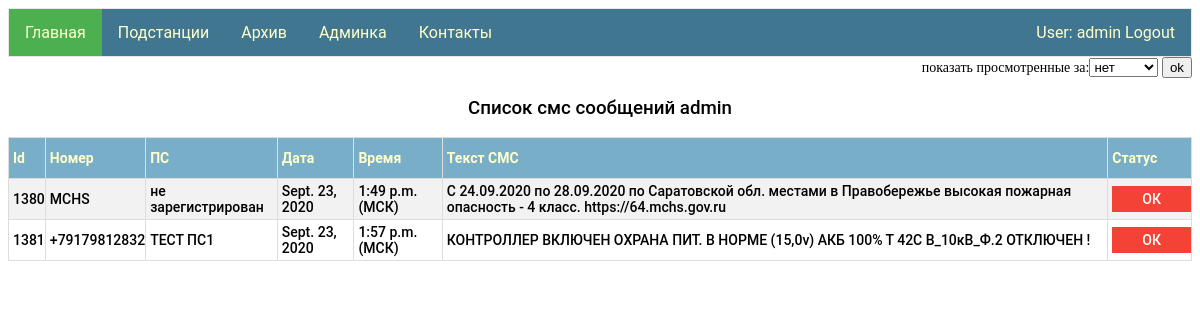
The app's page / (signed in) with its own data.
### my_app/models.py (models this page shows)
class Viewed_messages(models.Model):
    id_SMS = models.ForeignKey(Sms_message, on_delete = models.CASCADE)
    user = models.ForeignKey(User, on_delete=models.CASCADE)
    status_view = models.NullBooleanField()
    datetime_view = models.DateTimeField(null=True, blank=True)
    sms_notification = models.NullBooleanField(null=True, blank=True)

class Sms_message(models.Model):
    number = models.CharField(max_length=12)
    date = models.DateField()
    time = models.TimeField()
    text_sms = models.TextField()
    ps = models.ForeignKey(Ps, on_delete=models.CASCADE)

class Ps(models.Model):
    name = models.CharField(max_length=100, primary_key=True)
    tel_number = models.CharField(max_length=12)
    res = models.ForeignKey(Group, on_delete=models.CASCADE)

### my_app/views.py (the view)
# urls.py: path('', views.index,),
@login_required
def index(request):
    toolView = ToolForView()
    choice = ChoiceForm()
    try:
        selected_interval = request.session['choice_status']
    except KeyError:
        selected_interval = 'False'
    if request.POST:
        selected_interval = request.session['choice_status'] = request.POST['choice']
    user_name = request.user.username
    time_zone = " (МСК)"
    messages = toolView.check_view(user_name, selected_interval)
    data = {"messages": messages, "username": user_name, "time_zone": time_zone, 'choiceForm': choice,}
    return render(request, "index.html", context=data)

### my_app/form.py
class ChoiceForm(forms.Form):
   INTERVAL_CHOICES = (
      (False, "нет"),
      (1, "сутки"),
      (7, "неделю"),
      (30, "месяц"),
   )
   choice = forms.ChoiceField(choices=INTERVAL_CHOICES, label="показать просмотренные за")

### tm_project_django/clases/classes_for_view/classes_for_view.py (called while the page is built)
    def check_view(self, user_name, selected_interval):
        if selected_interval != 'False':
            delta = datetime.now() - timedelta(days=int(selected_interval))
            return Viewed_messages.objects.filter(user__username=user_name, status_view=True, id_SMS__date__gte=delta)
        else:
            return Viewed_messages.objects.filter(user__username=user_name, status_view=False)

### my_app/templates/index.html (shortened to what this page needs)
{% extends "base.html" %}
{% block li1 %}<a class="active" href="/">Главная</a>{% endblock li1 %}
{% block logic1 %}
<form class="left" method="POST">
        {{choiceForm}}
        <input type="submit" value="ok">
    </form>
<div id="display">
{% if messages.count > 0 %}
    <h3>Список смс сообщений {{username}}</h3>
    <table id ="customers">
        <tr><th>Id</th><th>Номер</th><th>ПС</th><th>Дата</th><th>Время</th><th>Текст СМС</th><th>Статус</th></tr>
         {% for  message in messages %}
        <tr>
            <td >{{ message.id_SMS.id }}</td>
            <td>{{ message.id_SMS.number }}</td>
            <td>{{ message.id_SMS.ps.name }}</td>
            <td>{{ message.id_SMS.date }}</td>
            <td>{{ message.id_SMS.time }}{{time_zone}}</td>
            <td>{{ message.id_SMS.text_sms }}</td>
            <td>
                {% if message.status_view %}
                <img src="/static/admin/img/icon-yes.svg" alt="True">
                {% else %}
                <a id="para1" href="view_sms/{{message.id}}">ОК</a>
                {% endif %}
            </td>
        </tr>
    {% endfor %}
    </table>
    {% else %}
     <h3>Нет новых смс сообщений {{username}}</h3>
    {% endif %}
</div>
{% endblock logic1 %}

### my_app/templates/base.html (shortened to what this page needs)
<!DOCTYPE html>
{% load staticfiles %}
<html>
<head>
   <link rel="stylesheet" href={% static "css/styles.css" %} />
</head>
<body>
    {% if user.is_authenticated %}
        <ul>
            <li>{% block li1 %}<a href="/">Главная</a>{% endblock li1 %}</li>
            <li>{% block li2 %}<a href="/ps">Подстанции</a>{% endblock li2 %}</li>
            <li>{% block li5 %}<a href="/archive">Архив</a>{% endblock li5 %}</li>
            {% if perms.my_app.staff %}
                <li>{% block li4 %}<a href="admin/" target="_blank">Админка</a>{% endblock li4 %}</li>
            {% endif %}
                <li style="float:right"><a  href="{% url 'logout'%}?next={{request.path}}">User: {{ user.get_username }} Logout</a></li>
            {% else %}
                <li style="float:right"><a href="{% url 'login'%}?next={{request.path}}">Login</a></li>
            {% endif %}
             <li>{% block li3 %}<a href="/contacts">Контакты</a>{% endblock li3 %}</li>
        </ul>
  {% block logic1 %}{% endblock logic1 %}
</body>
</html>

### my_app/static/css/styles.css (style rules this page uses)
ul { font-family: "Roboto","Lucida Grande","DejaVu Sans","Bitstream Vera Sans",Verdana,Arial,sans-serif; list-style-type: none; margin: 0; padding: 0; overflow: hidden; border: 1px solid #e7e7e7; background-color: #417690; }
#para1 { background-color: #f44336; color: white; padding: 5px 30px; text-align: center; text-decoration: none; display: inline-block; }
li { float: left; }
li a { display: block; color: #ffc; text-align: center; padding: 14px 16px; text-decoration: none; }
h3 { font-family: 'Roboto'; src: url('../fonts/Roboto-Bold-webfont.woff'); font-weight: 500; text-align: center; }
#customers { font-family: 'Roboto'; src: url('../fonts/Roboto-Bold-webfont.woff'); font-weight:500; font-style: normal; border-collapse: collapse; width: 100%; }
#customers td, #customers th { border: 1px solid #ddd; padding: 4px; padding-right: 0px; font-size: 14px; }
#customers tr:nth-child(even) { background-color: #f2f2f2; }
#customers th { padding-top: 12px; padding-bottom: 12px; text-align: left; background-color: #79aec8; color: #ffc; font-size: 14px; }
.active { background-color: #4CAF50; }
.left { text-align: right; font-size: 14px; }

### records on screen
Viewed_messages: id_SMS.id "1380", id_SMS.number "MCHS", id_SMS.ps.name "не зарегистрирован", id_SMS "Sept. 23, 2020", id_SMS.time "1:49 p.m.", time_zone "(МСК)", id_SMS.text_sms "С 24.09.2020 по 28.09.2020 по Саратовской обл. местами в Правобережье высокая пожарная опасность - 4 класс. https://64.mchs.gov.ru"
Viewed_messages: id_SMS.id "1381", id_SMS.number "+79179812832", id_SMS.ps.name "ТЕСТ ПС1", id_SMS "Sept. 23, 2020", id_SMS.time "1:57 p.m.", time_zone "(МСК)", id_SMS.text_sms "КОНТРОЛЛЕР ВКЛЮЧЕН ОХРАНА ПИТ. В НОРМЕ (15,0v) АКБ 100% Т 42C В_10кВ_Ф.2 ОТКЛЮЧЕН !"

### other values on screen
{{ user.get_username }} "admin"
{{ username }} "admin"
